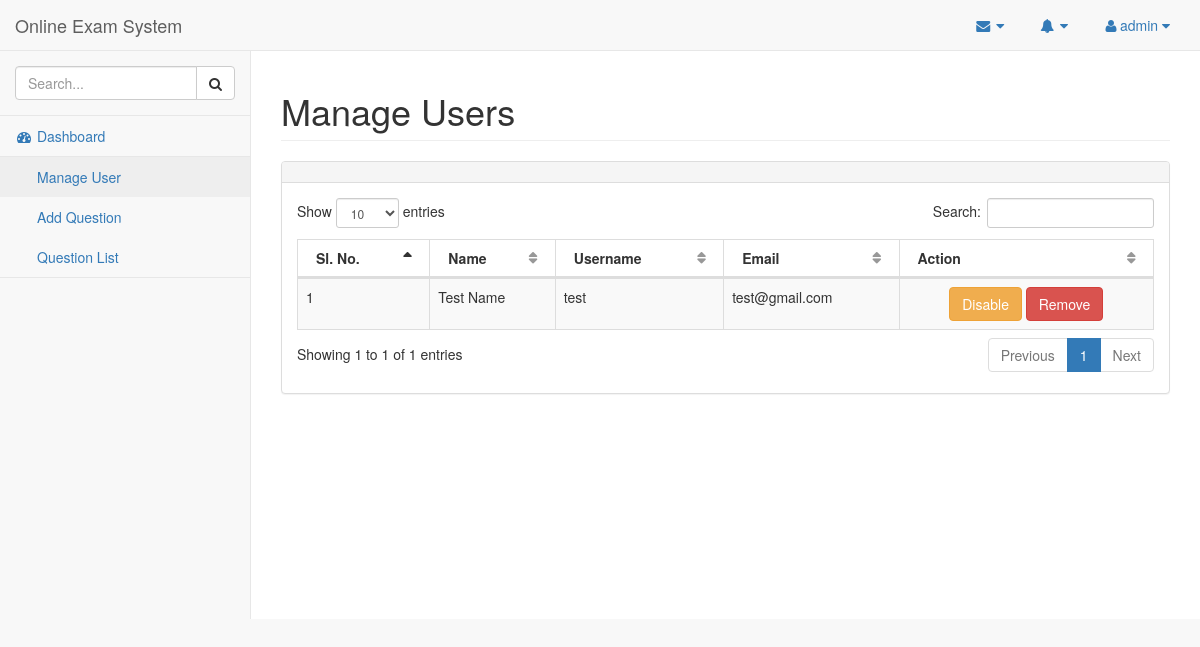
The page /admin/manage-users.php (signed in) on the database its author committed.
### tables this page shows
CREATE TABLE `tbl_user` (
  `userId` int(11) NOT NULL,
  `userFullName` varchar(50) NOT NULL,
  `userName` varchar(30) NOT NULL,
  `userEmail` varchar(50) NOT NULL,
  `userPass` varchar(32) NOT NULL,
  `userStatus` int(11) NOT NULL DEFAULT 0
);

### lib/Database.php (called while the page is built, shortened)
<?php
Class Database{
	public $host   = DB_HOST;
	public $user   = DB_USER;
	public $pass   = DB_PASS;
	public $dbname = DB_NAME;
	public $link;
	private function connectDB(){
	$this->link = new mysqli($this->host, $this->user, $this->pass, $this->dbname);
 }
	public function select($query){
		$result = $this->link->query($query) or die($this->link->error.__LINE__);
		if($result->num_rows > 0){
			return $result;
		} else {
			return false;
		}
	}
}

### classes/User.php (called while the page is built, shortened)
<?php
	include_once '../lib/Database.php';
	class User {
		private $db;
		public function __construct() {
			$this->db = new Database();
		}
		public function getAllUsers() {
			$query = "SELECT * FROM tbl_user ORDER BY userId DESC";
			$result = $this->db->select($query);
			return $result;
		}
	}
 ?>

### admin/manage-users.php (the view, shortened to what this page needs)
<?php
	include_once 'inc/header.php';
	include_once '../classes/User.php';
	$user = new User();
?>
<div id="page-wrapper">
	<div class="row">
		<div class="col-lg-12">
			<h1 class="page-header">Manage Users</h1>
		</div>
	</div>
	<div class="row">
	    <div class="col-lg-12">
	        <div class="panel panel-default">
	        	<div class="panel-heading">
	        	</div>
	            <div class="panel-body">
	                <table width="100%" class="table table-striped table-bordered table-hover" id="dataTables-example">
	                    <thead>
	                        <tr>
	                            <th>Sl. No.</th>
	                            <th>Name</th>
	                            <th>Username</th>
	                            <th>Email</th>
	                            <th>Action</th>
	                        </tr>
	                    </thead>
				<?php
					$getUser = $user->getAllUsers();
					if ($getUser) {
						$i=0;
						while ($result = $getUser->fetch_assoc()) {
							$i++;
				 ?>
	                    <tbody>
	                        <tr class="odd gradeX">
	                            <td><?php echo $i; ?></td>
	                            <td><?php echo $result['userFullName']; ?></td>
	                            <td><?php echo $result['userName']; ?></td>
	                            <td><?php echo $result['userEmail']; ?></td>
	                            <td class="text-center">
	                            	<?php if ($result['userStatus'] == '0') { ?>
	                            		<a class="btn btn-warning" onclick="return confirm('Are you sure to Disable?');" href="?dis=<?php echo $result['userId']; ?>">Disable</a>
	                            	<?php } else { ?>
										<a class="btn btn-success" onclick="return confirm('Are you sure to Enable?');" href="?ena=<?php echo $result['userId']; ?>">Enable</a>
	                            	<?php } ?>
	                            	<a class="btn btn-danger" onclick="return confirm('Are you sure to Remove?');" href="?del=<?php echo $result['userId']; ?>">Remove</a>
	                            </td>
	                        </tr>
	                    </tbody>
	            <?php } } ?>
	                </table>
	            </div>
	        </div>
	    </div>
	</div>
</div>
</div>
<?php include 'inc/footer.php'; ?>

### rows shown on the page
tbl_user: userFullName "Test Name", userName "test", userEmail "test@gmail.com"

### other values the page prints
$_SESSION['adminUserName'] "admin"
